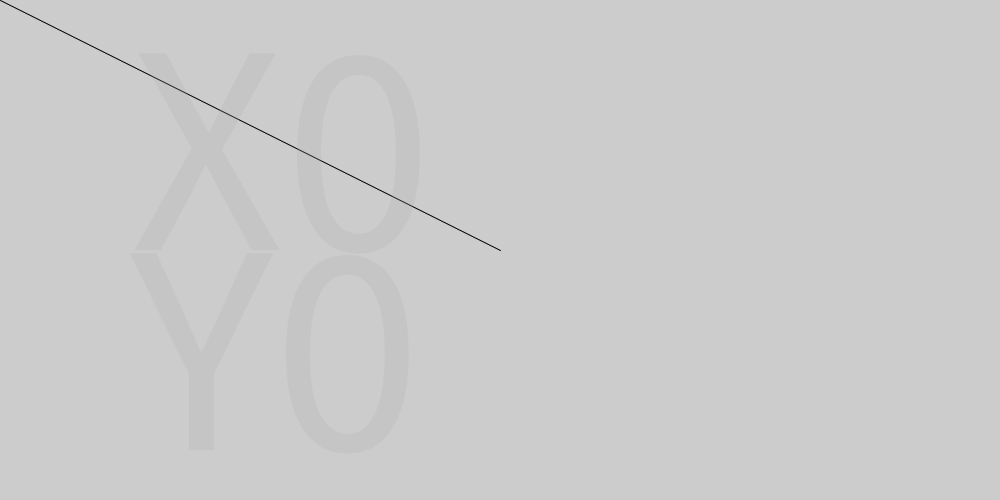
Frame 1 (no input)
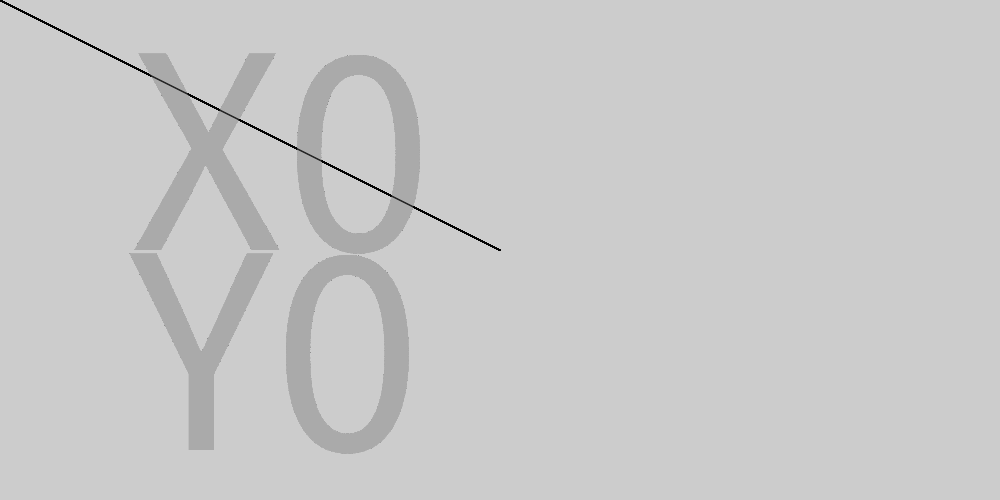
Frame 60 (the mouse pressed at the canvas centre just before this capture)
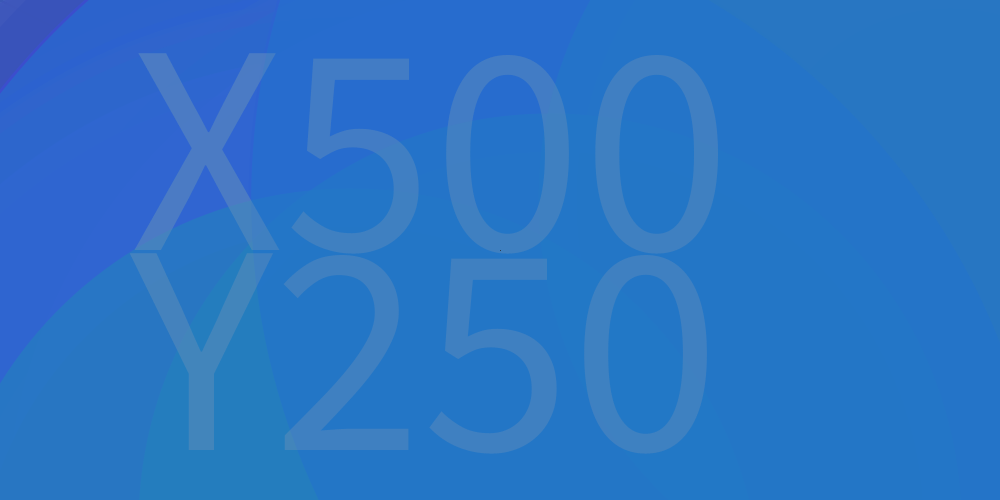
Frame 120 (the mouse held since frame 60 and released just before this capture)

The Processing sketch that drew these frames (run headless with seeded random() and noise(); from frame 60 on, the mouse is pressed at the canvas centre):

// Processing sketch: processing_11985
// ── processing_11985.pde

void setup(){
  size (1000,500);
}
void draw(){
  //background(255,255,60);
  float cores=random(0,255);
  float cores2=random(0,255);
  float cores3=random(0,255);
  fill (cores,cores2,cores3,150);
  noStroke();
  smooth();
float crescer=mouseX*random(3);
int local1=mouseX;
int local2=mouseY;
int a=100+mouseY;

  ellipse(a+600,200,crescer,crescer);
  ellipse(a+200,a*1.5,crescer,crescer);
  ellipse(a,600,crescer,crescer);
  stroke(2);
  line(500,250,local1,local2);
println ("x"+mouseX+"y"+mouseY);
fill (170,170,170,50);
textSize(300);
text("X"+mouseX, 130, 250);
text("Y"+mouseY, 130, 450);
}
